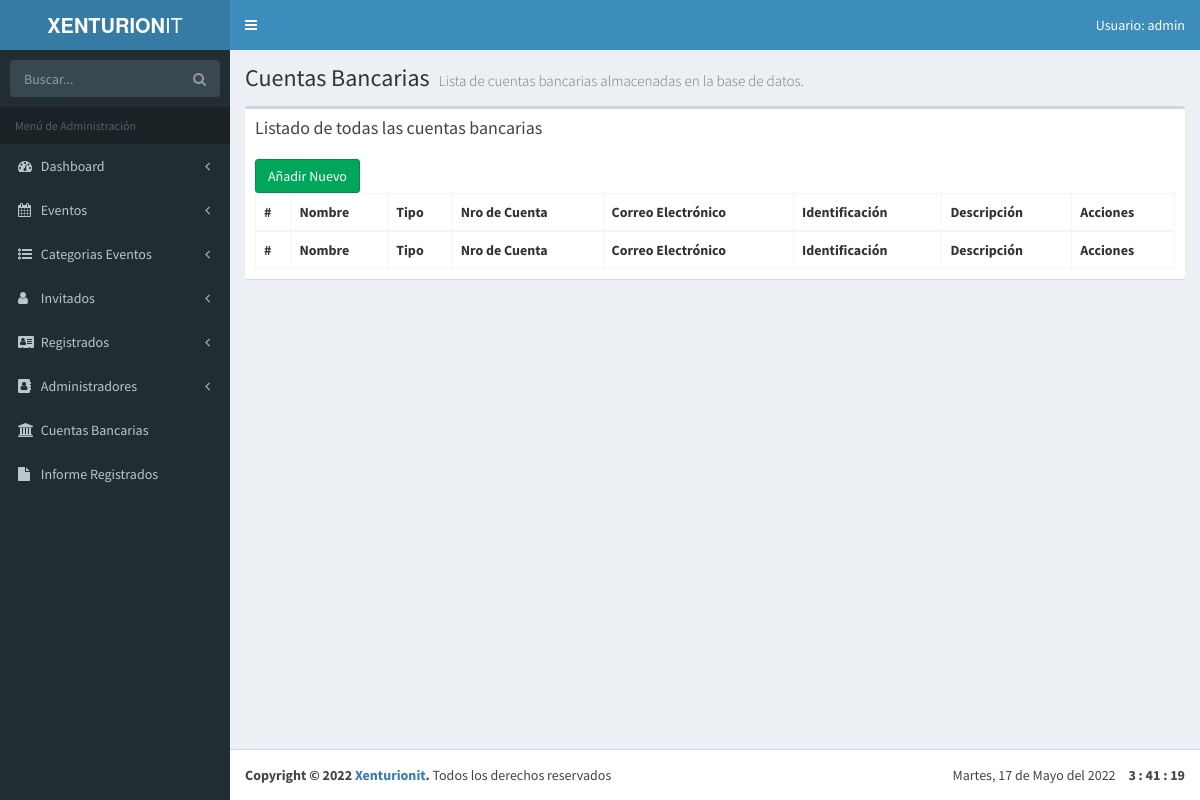
The app's page /admin/lista-cuentas.php (signed in), older data.
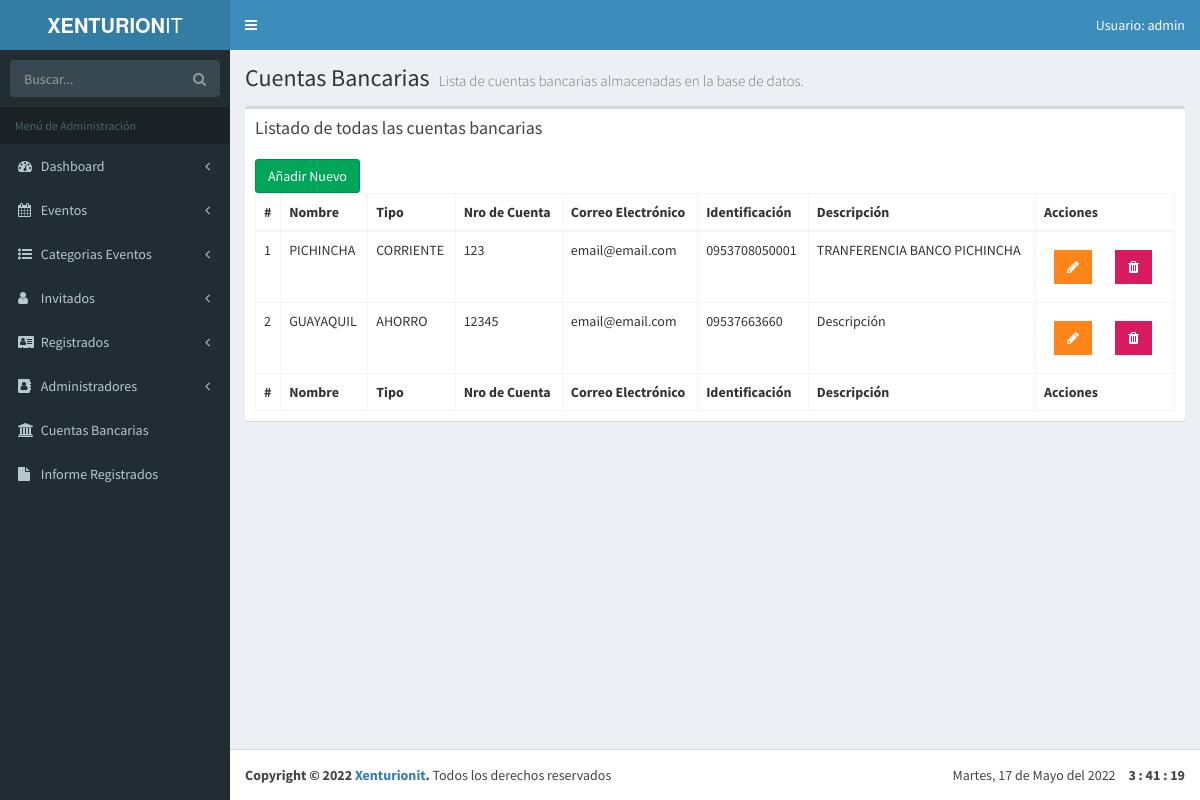
The same page, newer data.
### tables this page shows
CREATE TABLE `cuentas_bancarias` (
                                     `id` tinyint(4) NOT NULL AUTO_INCREMENT,
                                     `nombre_banco` varchar(50) DEFAULT NULL,
                                     `tipo_cuenta` varchar(15) DEFAULT NULL,
                                     `nro_cuenta` varchar(15) DEFAULT NULL,
                                     `email` varchar(50) DEFAULT NULL,
                                     `ced_ruc` varchar(14) DEFAULT NULL,
                                     `descripcion` varchar(100) DEFAULT NULL,
                                     `creado` datetime DEFAULT NULL,
                                     `actualizado` datetime DEFAULT NULL,
                                     `estado` tinyint(1) DEFAULT NULL,
                                     PRIMARY KEY (`id`)
);

### admin/lista-cuentas.php (the view, shortened to what this page needs)
<?php
include_once 'funciones/funciones.php';
include_once 'templates/header.php'; ?>
<body class="hold-transition skin-blue fixed sidebar-mini">
<div class="wrapper">
    <?php include_once 'templates/barra.php'; ?>
    <?php include_once 'templates/navegacion.php'; ?>
  <div class="content-wrapper">
      <section class="content-header">
          <h1>
              Cuentas Bancarias
              <small>Lista de cuentas bancarias almacenadas en la base de datos.</small>
          </h1>
      </section>
    <section class="content">
    <div class="row">
      <div class="col-xs-12">
        <div class="box">
          <div class="box-header">
            <h3 class="box-title">Listado de todas las cuentas bancarias</h3>
          </div>
          <div class="box-body">
              <a href="nuevo-cuenta.php" class="btn btn-success">Añadir Nuevo</a>
              <table id="registros" class="table table-bordered table-hover">
                  <thead>
                  <tr>
                      <th>#</th>
                      <th>Nombre</th>
                      <th>Tipo</th>
                      <th>Nro de Cuenta</th>
                      <th>Correo Electrónico</th>
                      <th>Identificación</th>
                      <th>Descripción</th>
                      <th>Acciones</th>
                  </tr>
                  </thead>
                  <tbody>
                  <?php
                  try {
                      $sql = "SELECT * FROM cuentas_bancarias WHERE estado = 1";
                      $respuesta = $conn->query($sql);
                  } catch(Exception $e){
                      $error = $e->getMessage();
                      echo $error;
                  }
                  $numero = 1;
                  while($resultado = $respuesta->fetch_assoc()){
                      ?>
                      <tr>
                          <td> <?php echo $numero; ?> </td>
                          <td> <?php echo $resultado['nombre_banco']; ?> </td>
                          <td> <?php echo $resultado['tipo_cuenta']; ?> </td>
                          <td> <?php echo $resultado['nro_cuenta']; ?> </td>
                          <td> <?php echo $resultado['email']; ?> </td>
                          <td> <?php echo $resultado['ced_ruc']; ?> </td>
                          <td> <?php echo $resultado['descripcion']; ?> </td>
                          <td>
                              <a href="editar-cuenta.php?id=<?php echo $resultado['id'];?>" class="btn bg-orange btn-flat margin">
                                  <i class="fa fa-pencil"></i>
                              </a>
                              <a href="#" data-id="<?php echo $resultado['id']; ?>" data-tipo="cuenta" type="button" class="btn bg-maroon btn-flat margin borrar_registro"><i class="fa fa-trash" aria-hidden="true"></i></a>
                          </td>
                      </tr>
                      <?php
                      $numero++;
                  }
                  ?>
                  </tbody>
                  <tfoot>
                  <tr>
                      <th>#</th>
                      <th>Nombre</th>
                      <th>Tipo</th>
                      <th>Nro de Cuenta</th>
                      <th>Correo Electrónico</th>
                      <th>Identificación</th>
                      <th>Descripción</th>
                      <th>Acciones</th>
                  </tr>
                  </tfoot>
              </table>
          </div>
        </div>
      </div>
    </div>
  </section>
  </div>
<?php
  include_once 'templates/footer.php';
  include_once 'templates/footer-scripts.php';
?>

Row changes from the older to the newer data that the page shows:
now on this page (row edited): cuentas_bancarias: nombre_banco "PICHINCHA", tipo_cuenta "CORRIENTE", nro_cuenta "123", email "email@email.com", ced_ruc "0953708050001", descripcion "TRANFERENCIA BANCO PICHINCHA"
added cuentas_bancarias: nombre_banco "GUAYAQUIL", tipo_cuenta "AHORRO", nro_cuenta "12345", email "email@email.com", ced_ruc "09537663660", descripcion "Descripción"
